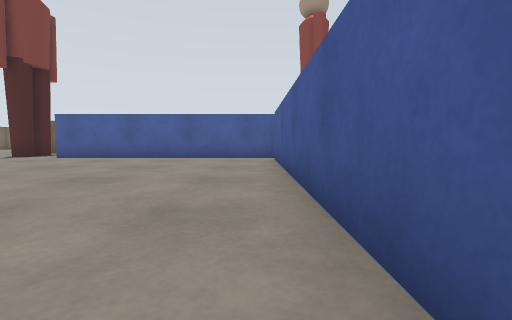
[1] (above)

17 first-person views from a walk through a Gazebo world. The camera is 0.14 m above the floor, tilts 4° down and sees 85° across. The floor is counted in squares, 0.25 m on a side. Each view is taken from the middle of a square. On the plan, view 1 faces up. The plan holds only what a view shows up to about 9 squares ahead; the rest is blank. The place goes on beyond the plan. Simple shapes stand in for some stock models.

[2]
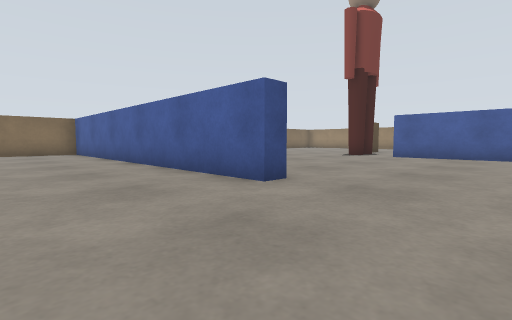

[3]
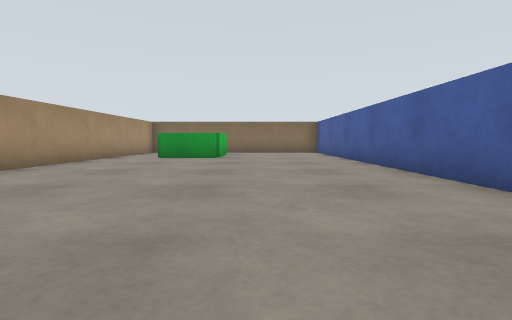

[4]
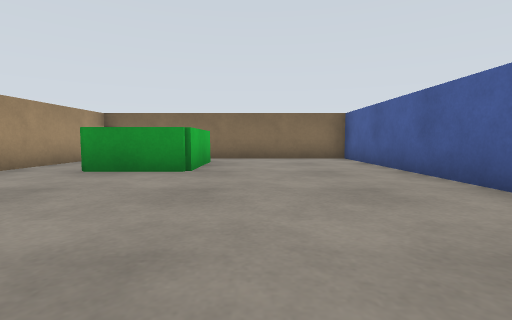

[5]
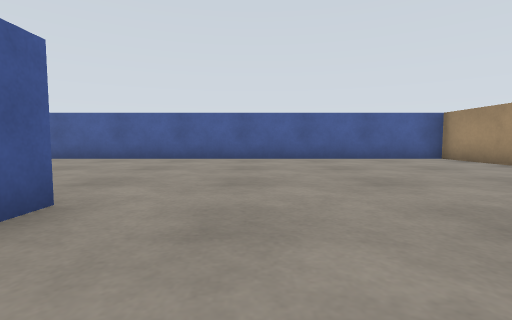

[6]
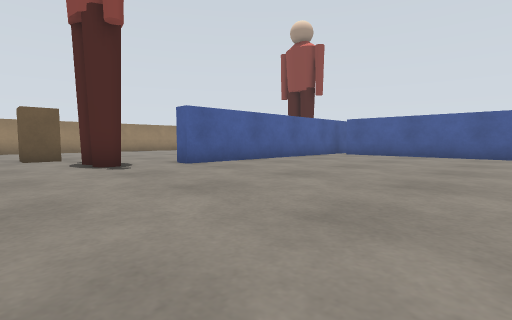

[7]
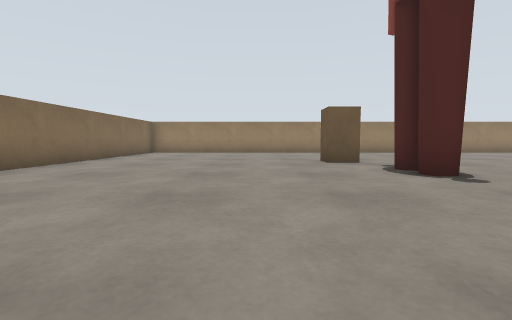

[8]
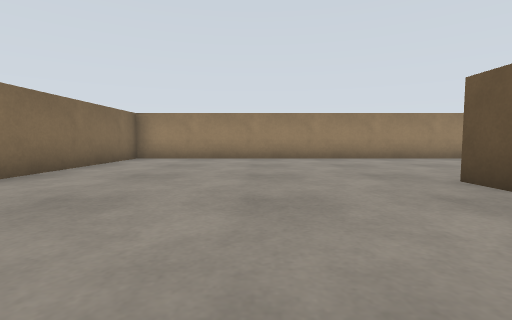

[9]
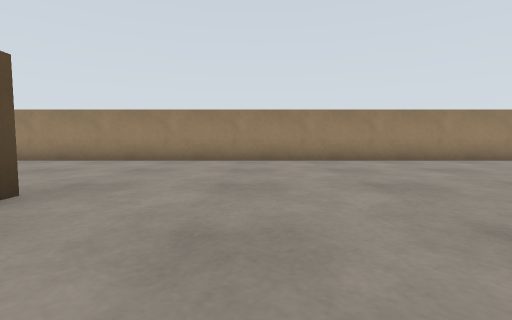

[10]
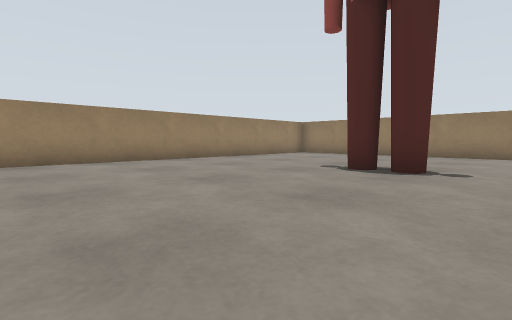

[11]
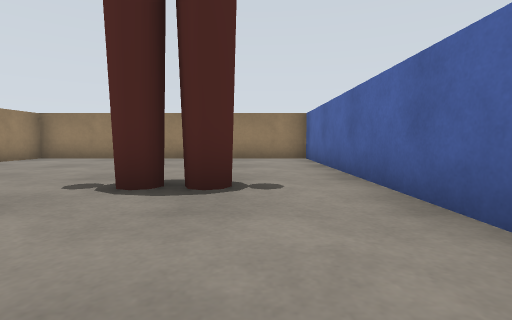

[12]
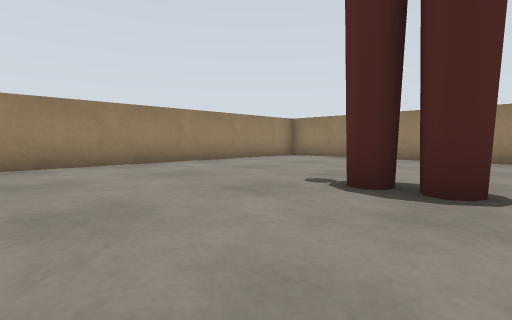

[13]
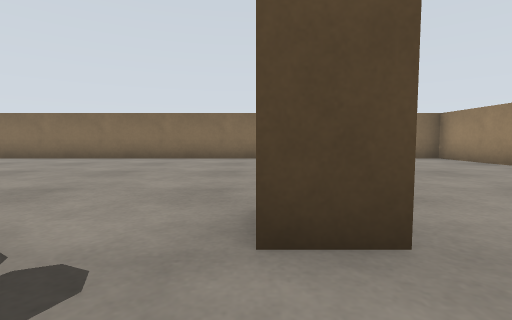

[14]
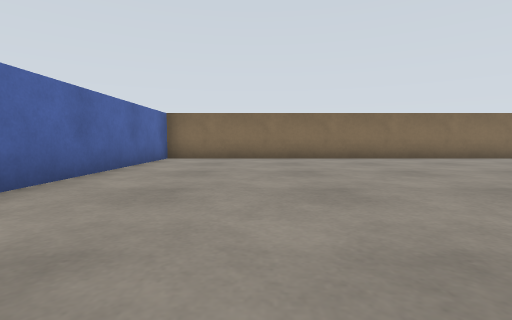

[15]
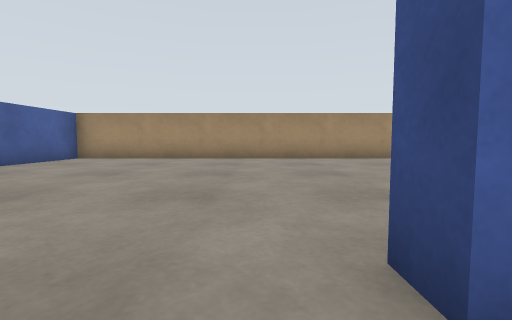

[16]
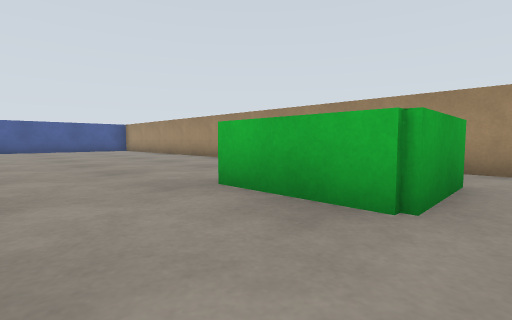

[17]
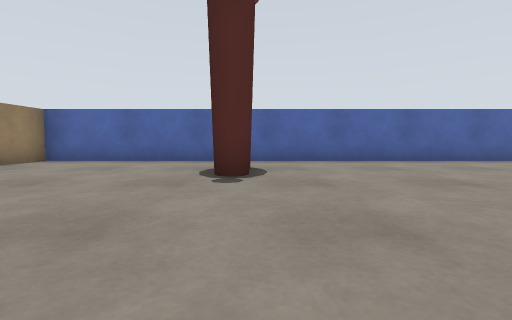

### Floor plan
Points are (right, up) in squares from view 1. A wall is a line through its corners. A room is listed if a view was taken in it or the views show most of it. See-through windows are left out.
Room 1 (views 1, 2, 3, 4, 5, 6, 7, 8, 9, 10, 11, 12, 13, 14, 15, 16, 17)
walls: (-5, 9.4) (7.7, 9.4) (7.7, 13.9); (-5.6, 2.2) (-5.6, 1.8) (-15.7, 1.8) (-15.7, -5.7) (0.6, -5.7) (0.6, 8.2); (0.6, 9) (-6.4, 9) (-6.4, 9.5); (-14.4, -4.1) (-14.4, -2.2) (-12, -2.2) (-12, -4.2); (7.7, 15.4) (7.7, 17.7) (-15.7, 17.7) (-15.7, 2.2) (-9.9, 2.2)
objects: pillar (-9, 12) to (-9, 13); person (-8, 10); person (2, 12)

Where each view was taken, in squares from view 1:
view 1: 0 up, 0 right, facing up
view 2: 1 down, 3 left, facing up-left
view 3: 1 down, 3 left, facing left
view 4: 1 down, 7 left, facing left
view 5: 0 up, 8 left, facing right
view 6: 3 up, 10 left, facing up-right
view 7: 5 up, 11 left, facing up
view 8: 9 up, 12 left, facing up
view 9: 10 up, 6 left, facing up
view 10: 10 up, 3 left, facing up-right
view 11: 11 up, 1 left, facing right
view 12: 11 up, 1 left, facing up-right
view 13: 12 up, 7 left, facing left
view 14: 5 up, 7 left, facing left
view 15: 3 up, 5 left, facing down
view 16: 0 up, 15 left, facing down-right
view 17: 17 up, 2 right, facing down
